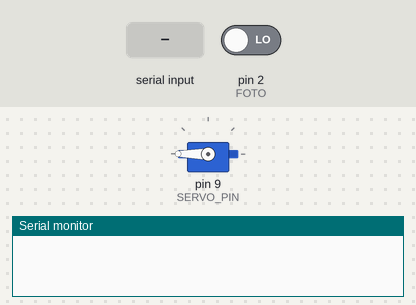
Simulated run of this sketch. Board: Arduino Uno, built with avr-gcc and run on an emulated ATmega328P. Parts: servo, the last lines printed to the serial monitor. The test bench sets the inputs (shaded band); at power-on: pin 2 (FOTO) LOW.

Above: at 1.2 s.
1.3 s: "OPEN" received over the second serial link
At 2.75 s:
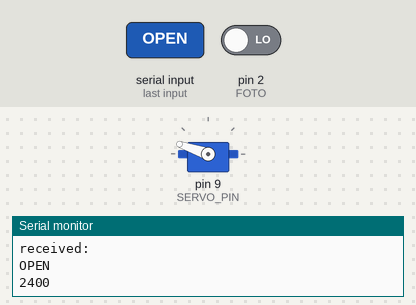
At 3.35 s:
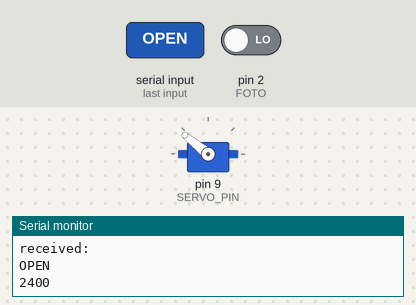
4.3 s: pin 2 (FOTO) driven HIGH
At 7.4 s:
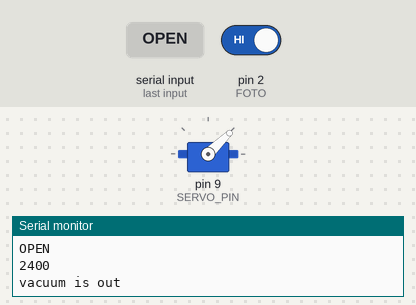
Timing chart, 0 to 8.9 s (numbered marks = the images above; inputs shaded):
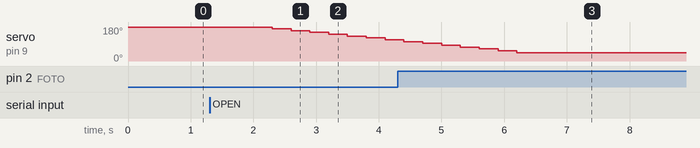

The sketch:

JanGate.ino
```cpp
#include <Servo.h>
#include <SoftwareSerial.h>
const int SERVO_DOWN = 2400;
const int SERVO_UP = 1000;
const int SERVO_PIN = 9;
const int FOTO = 2;
const int RX = 10;
const int TX = 11;

int servoState = SERVO_DOWN;
bool vacuumCleaning = false;

Servo myservo;
SoftwareSerial BTSerial(10, 11);

String cmd;

void setup() {
  Serial.begin(9600);
  BTSerial.begin(38400);
  myservo.attach(SERVO_PIN);
  myservo.writeMicroseconds(SERVO_DOWN);
  pinMode(FOTO, INPUT);

}

void loop() {

    if(BTSerial.available() > 0) {
      cmd = BTSerial.readString();
      cmd.trim();
      Serial.println("received:");
      Serial.println(cmd);
      if(cmd == "OPEN"){
        if(servoState == SERVO_DOWN){
          openTheGate();
          servoState = SERVO_UP;
          vacuumCleaning = false;
          delay(500);
        }
      } else if(cmd == "CLOSE"){
          closeTheGate();
          servoState = SERVO_DOWN;
          vacuumCleaning = false;
          delay(500);
      }
    }

    if(servoState == SERVO_UP){
      if(digitalRead(FOTO) == 1 && !vacuumCleaning){
        Serial.println("vacuum is out");
        vacuumCleaning = true;
        delay(30000);
      }
      if(digitalRead(FOTO) == 0 && vacuumCleaning){
        Serial.println("vacuum is back");
        delay(10000);
        closeTheGate();
        servoState = SERVO_DOWN;
        delay(500);
        vacuumCleaning = false;
      }

    }

}

void openTheGate(){
    int servoState = SERVO_DOWN;
    Serial.println(servoState);
    while(servoState > SERVO_UP){
      servoState = servoState - 100;
      myservo.writeMicroseconds(servoState);
      delay(300);
    }
}

void closeTheGate(){
  int servoState = SERVO_UP;
  Serial.println(servoState);
  while(servoState < SERVO_DOWN){
    servoState = servoState + 100;
    myservo.writeMicroseconds(servoState);
    delay(500);
  }
  myservo.writeMicroseconds(SERVO_DOWN);
}
```

Measured:
- after the input at 1.3 s, servo on pin 9 (SERVO_PIN): moves from 180° to 112° over 1.8 s, starting after 1.0 s
